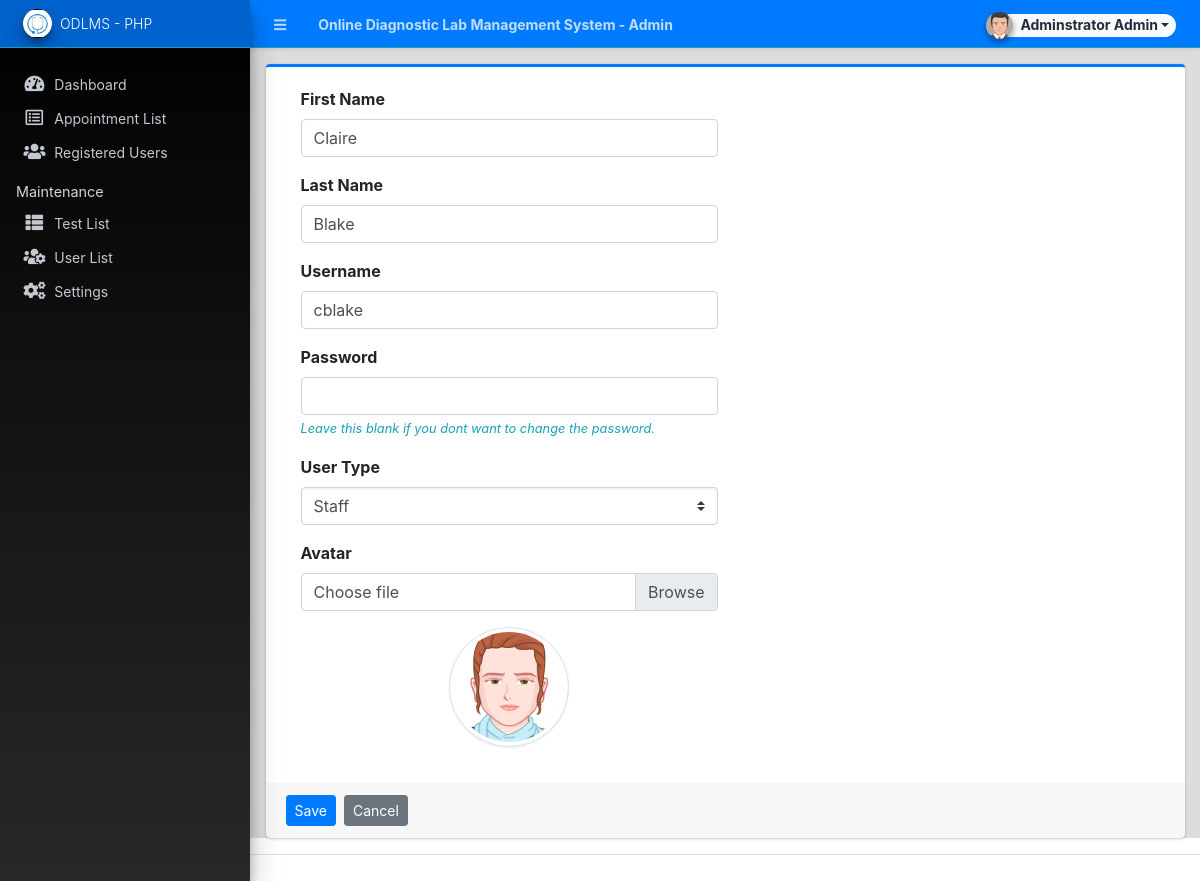
Screenshot of /admin/?page=user/manage_user&id=6 (signed in) with the database file from the repository.
### tables this page shows
CREATE TABLE `users` (
  `id` int(50) NOT NULL,
  `firstname` varchar(250) NOT NULL,
  `middlename` text DEFAULT NULL,
  `lastname` varchar(250) NOT NULL,
  `username` text NOT NULL,
  `password` text NOT NULL,
  `avatar` text DEFAULT NULL,
  `last_login` datetime DEFAULT NULL,
  `type` tinyint(1) NOT NULL DEFAULT 0,
  `status` int(1) NOT NULL DEFAULT 1 COMMENT '0=not verified, 1 = verified',
  `date_added` datetime NOT NULL DEFAULT current_timestamp(),
  `date_updated` datetime DEFAULT NULL ON UPDATE current_timestamp()
);

### config.php (called while the page is built, shortened)
<?php
function validate_image($file){
	if(!empty($file)){
        $ex = explode('?',$file);
        $file = $ex[0];
        $param =  isset($ex[1]) ? '?'.$ex[1]  : '';
		if(is_file(base_app.$file)){
			return base_url.$file.$param;
		}else{
			return base_url.'dist/img/no-image-available.png';
		}
	}else{
		return base_url.'dist/img/no-image-available.png';
	}
}
?>

### admin/user/manage_user.php (the view, shortened to what this page needs)
<?php
if(isset($_GET['id']) && $_GET['id'] > 0){
    $user = $conn->query("SELECT * FROM users where id ='{$_GET['id']}'");
    foreach($user->fetch_array() as $k =>$v){
        $meta[$k] = $v;
    }
}
?>
<div class="card card-outline card-primary">
	<div class="card-body">
		<div class="container-fluid">
			<form action="" id="manage-user">
				<div class="form-group col-6">
					<label for="name">First Name</label>
					<input type="text" name="firstname" id="firstname" class="form-control" value="<?php echo isset($meta['firstname']) ? $meta['firstname']: '' ?>" required>
				</div>
				<div class="form-group col-6">
					<label for="name">Last Name</label>
					<input type="text" name="lastname" id="lastname" class="form-control" value="<?php echo isset($meta['lastname']) ? $meta['lastname']: '' ?>" required>
				</div>
				<div class="form-group col-6">
					<label for="username">Username</label>
					<input type="text" name="username" id="username" class="form-control" value="<?php echo isset($meta['username']) ? $meta['username']: '' ?>" required  autocomplete="off">
				</div>
				<div class="form-group col-6">
					<label for="password">Password</label>
					<input type="password" name="password" id="password" class="form-control" value="" autocomplete="off" <?php echo isset($meta['id']) ? "": 'required' ?>>
                    <?php if(isset($_GET['id'])): ?>
					<small class="text-info"><i>Leave this blank if you dont want to change the password.</i></small>
                    <?php endif; ?>
				</div>
				<div class="form-group col-6">
					<label for="type">User Type</label>
					<select name="type" id="type" class="custom-select"  required>
						<option value="2" <?php echo isset($meta['type']) && $meta['type'] == 2 ? 'selected': '' ?>>Staff</option>
					</select>
				</div>
				<div class="form-group col-6">
					<label for="" class="control-label">Avatar</label>
					<div class="custom-file">
		              <label class="custom-file-label" for="customFile">Choose file</label>
		            </div>
				</div>
				<div class="form-group col-6 d-flex justify-content-center">
					<img src="<?php echo validate_image(isset($meta['avatar']) ? $meta['avatar'] :'') ?>" alt="" id="cimg" class="img-fluid img-thumbnail">
				</div>
			</form>
		</div>
	</div>
	<div class="card-footer">
			<div class="col-md-12">
				<div class="row">
					<button class="btn btn-sm btn-primary mr-2" form="manage-user">Save</button>
					<a class="btn btn-sm btn-secondary" href="./?page=user/list">Cancel</a>
				</div>
			</div>
		</div>
</div>

### admin/user/manage_user.php (style rules this page uses)
img#cimg { height: 15vh; width: 15vh; object-fit: cover; border-radius: 100% 100%; }

### rows the page displays
users: firstname "Claire", lastname "Blake", username "cblake", type "Staff", avatar (picture)

### other values shown
$_settings->info('name') "Online Diagnostic Lab Management System"
$_settings->userdata('firstname').' '.$_settings->userdata('lastname') "Adminstrator Admin"
$_settings->info('short_name') "ODLMS - PHP"
